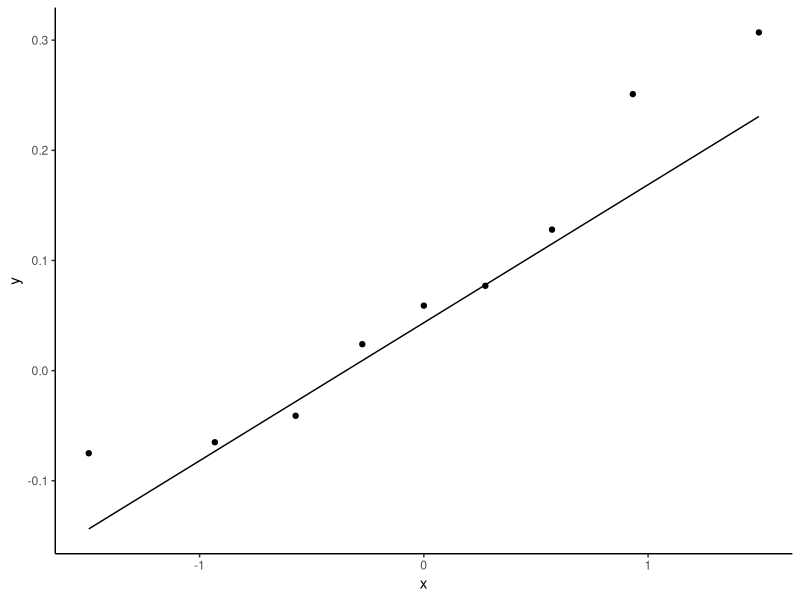
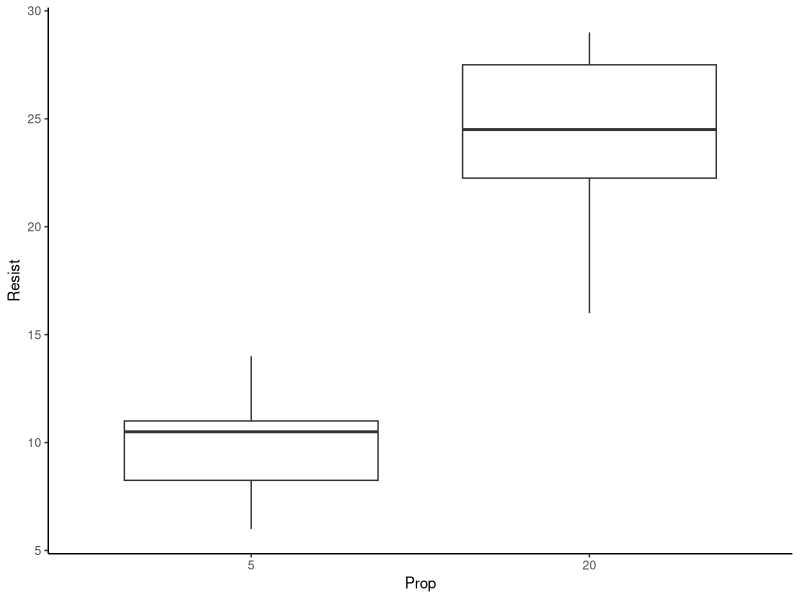

Reproduce these figures in R, in order.
#' ---
#' output:
#'   revealjs::revealjs_presentation:
#'     theme: simple
#'     slide_level: 2
#'     highlight: pygments
#'     center: false
#'     self_contained: true
#'     css: "../css/styles.css"
#'     reveal_options:
#'       slideNumber: true
#'       previewLinks: false
#'       transition: 0
#'       background_transition: 0
#' editor_options: 
#'   chunk_output_type: console
#' ---
#' 
## ----setup, include=FALSE------------------------------------------------
knitr::opts_chunk$set(echo = FALSE, dev="svg")

#' 
## ----include=FALSE-------------------------------------------------------
if(!require("tidyverse")) {
  install.packages("tidyverse", repos="https://cloud.r-project.org/",
         quiet=TRUE, type="binary")
  library("tidyverse")
}
if(!require("car")) {
  install.packages("car", repos="https://cloud.r-project.org/",
         quiet=TRUE, type="binary")
  library("car")
}
if(!require("kableExtra")) {
  install.packages("kableExtra", repos="https://cloud.r-project.org/",
         quiet=TRUE, type="binary")
  library("kableExtra")
}

#' 
#' ##
#' 
#' <img src="../images/IQSlogo.png" style="border-style:none;box-shadow:none;
#' position:absolute;margin:0;top:20px;left:20px;max-width:200px;height:auto;" />
#' 
#' <div style="font-size:1.5em;font-weight:700;margin-top:200px;">Control estadístico de procesos</div>
#' <div style="font-size:1.4em;font-weight:500;color:#333333;">Diseño de experimentos</div>
#' <div style="font-size:1.2em;margin-top:40px;color:#333333;">Jordi Cuadros, Lucinio González</div>
#' <div style="margin-top:80px;color:#333333;">Noviembre de 2018</div>
#' 
#' 
#' # Análisis y mejora del proceso
#' 
#' ## Pasos en la mejora del proceso
#' 
#' - Caracterización del problema de mejora
#'     - Identificación del problema o la variable de respuesta
#'     - *Root-cause analysis*, identificación de las posibles causas
#'     - Priorización de las posibles causas
#' - Investigación: Obtención de datos y toma de decisiones
#'     - Diseño de experimentos
#'         - Estudios de un factor
#'         - Diseños de múltiples factores
#'     - Experimentos *ex-post-facto*: Minería de datos y análisis correlacionales.
#' 
#' 
#' # Caracterización del problema de mejora
#' 
#' ## Identificación del problema o la variable de respuesta
#' 
#' - Todo proceso de mejora empieza identificando el objeto de esta mejora
#'     - Incidente
#'     - Valor de una característica del proceso o del producto
#'     - Petición de mejora
#'     - ...
#' - Para su análisis cuantitativo, esta variable tendrá que ser cuantificada de una forma u otra. Es conveniente por tanto, dotar la misma de una expresión numérica.
#' 
#' 
#' ## *Root-cause Analysis*
#' 
#' - Una vez identificada la respuesta objeto de estudio o mejora, debe analizarse qué variables/factores pueden estar influyendo en el valor de la misma.
#' - Para ello se usan distintas técnicas de tipo cualitativo que conforman lo que se conoce como RCA (*Root-cause analysis*). Todas ellas pretenden llegar a obtener un listado relativamente exhaustivo de aquello que pueda haber producido un determinado resultado o efecto o bien a la causa cuya eliminación permite evitar que pueda repetirse el problema.
#' 
#' ----
#' 
#' ### Técnicas para el RCA
#' 
#' - 5 Why's
#' - Diagrama de espina de pez, *Fishbone diagram* (or diagrama de Ishikawa)
#' - FMEA/FMECA (*Failure mode, effects and criticality analysis*)
#' 
#' 
#' ## 5 Why's
#' 
#' <iframe width="642" height="361" src="https://www.youtube.com/embed/JmrAkHafwHI" frameborder="0" allow="accelerometer; autoplay; encrypted-media; gyroscope; picture-in-picture" allowfullscreen></iframe>
#' 
#' <span class="bibref">https://www.youtube.com/watch?v=JmrAkHafwHI</span>
#' 
#' 
#' ## 5 Why's
#' 
#' - Establecer un equipo de trabajo.
#' - Preguntarse el porqué hasta encontrar causas actuables (últimas).
#' - Seguir varias causas si aparecen más de una.
#' - Identificar actuaciones a los distintos niveles. Distribuir esfuerzos y costes en los distintos níveles.
#' - **NUNCA** dejar como causas últimas errores individuales. Las causas siempre estan en los procesos.
#' 
#' ----
#' 
#' ### Referencias adicionales
#' 
#' - https://www.adb.org/sites/default/files/publication/27641/five-whys-technique.pdf 
#' - https://www.mindtools.com/pages/article/newTMC_5W.htm
#' - https://www.bulsuk.com/2009/03/5-why-finding-root-causes.html 
#' - https://open.buffer.com/5-whys-process/
#' - https://www.youtube.com/watch?v=51aKj3MYBvs
#' 
#' 
#' ## Diagrama de espina de pez
#' 
#' <iframe width="642" height="361" src="https://www.youtube.com/embed/RkPBiAUGo-M" frameborder="0" allow="accelerometer; autoplay; encrypted-media; gyroscope; picture-in-picture" allowfullscreen></iframe>
#' 
#' <span class="bibref">https://www.youtube.com/watch?v=RkPBiAUGo-M</span>
#' 
#' 
#' ## Diagrama de espina de pez
#' 
#' ![](im001.png) 
#' 
#' <span class="bibref">https://sites.ualberta.ca/~yreshef/orga432/fishbone.html</span>
#' 
#' 
#' 
#' ### Referencias adicionales
#' 
#' - https://www.isixsigma.com/tools-templates/cause-effect/cause-and-effect-aka-fishbone-diagram/
#' - http://asq.org/learn-about-quality/cause-analysis-tools/overview/fishbone.html 
#' - https://sixsigmastudyguide.com/six-ms-6ms-or-5ms-and-one-p-5m1p/
#' - https://www.youtube.com/watch?v=ZS8Re23Z_4k
#' 
#' 
#' ## Priorización de causas o *Criticality analysis*
#' 
#' Estrategias como el diagrama de espina de pez generan un número generalmente importante de posibles causas ante un fenómeno. Es necesario a continuación priorizar de forma reflexiva su estudio y/o resolución.
#' 
#' Existen distintas estrategias de priorización:
#' 
#' - Frecuencia
#' - Matriz de causas y efectos, http://www.six-sigma-material.com/Correlation-Matrix.html
#' - FMEA / FMECA (*Failure Mode, Effects and Criticality Analysis*), http://www.six-sigma-material.com/FMEA.html 
#'     - SEVERITY · OCCURRENCE · DETECTION = RPN
#' 
#' ----
#' 
#' ![](im002.png) 
#' 
#' <span class="bibref">MIL-STD-882E. System Safety.</span>
#' 
#' ----
#' 
#' ![](im003.png) 
#' 
#' <span class="bibref">MIL-STD-882E. System Safety.</span>
#' 
#' ----
#' 
#' ![](im004.png) 
#' 
#' <span class="bibref">MIL-STD-882E. System Safety.</span>
#' 
#' 
#' # Investigación
#' 
#' ## Necesidad de investigar
#' 
#' Una vez identificadas las causas potenciales de un determinado suceso o efecto a menudo es necesario recopilar más datos o más información para...
#' 
#' - Determinar si una causa potencial tiene efecto real en el resultado
#' - Establecer la importancia relativa de distintos factores
#' - Determinar valores óptimos de cada factor
#' - ...
#' 
#' Ello implica investigar.
#' 
#' 
#' ## Tipos de investigación
#' 
#' En este curso se discutirán
#' 
#' - Investigación experimental: Diseño de experimentos
#' - Investigación *ex-post-facto*: Análisis correlacional
#' 
#' 
#' # Investigación experimental: Diseño de experimentos
#' 
#' ## Objetivos en un diseño experimental
#' 
#' - MAXIMIZAR el efecto
#'     - MAXIMIZAR la variabilidad de la variable independiente
#' - MINIMIZAR el error de medida
#'     - Detallar el proceso de determinación de la variable dependiente
#'     - Usar instrumentos fiables
#'     - Tamaño de muestra grande
#'     - Homogeneidad de las muestras
#' - CONTROLAR las variables intervinientes
#'     - CONSTANCIA
#'     - ALEATORIZACIÓN
#'     - BLOQUEO
#'     - TRATAMIENTO ESTADÍSTICO
#' 
#' 
#' ## Proceso de un diseño experimental
#' 
#' - Identificar las variables experimentales
#' - Establecer los niveles de las variables
#' - Establecer el proceso experimental
#' - Establecer la hipótesis experimental y las hipótesis estadísticas
#' - Recoger datos
#' - Ejecutar la prueba estadística más adecuada 
#' - Concluir
#' 
#' 
#' ## Identificar las variables experimentales
#' 
#' - Pasos previos
#'     - Identificada la variable o función respuesta
#'     - Identificados los posibles factores
#'     - Priorizados los más importantes
#' 
#' - De los factores priorizados
#'     - ¿Cuáles pueden ser controlados y van a ser incluidos en el diseño experimental?
#'     - ¿Cuáles pueden ser constantes?
#'     - ¿Cuáles pueden ser aleatorizados?
#'     - ¿Cuáles pueden bloquearse?
#' 
#' 
#' ## Establecer los niveles de las variables
#' 
#' - Se denominan niveles los distintos valores de la variables experimental que van a ser incluidos en el experimento. Se suelen tratar como variable discreta (factor).
#' 
#' - Debe considerarse:
#'     - El rango de validez del factor
#'     - El número de niveles a usar (habitualmente 2 a no ser que haya sospechas de no-linealidad)
#'     - El coste; da más información la realización secuencial de experimentos que la realización de un experimento con más niveles.
#' 
#' ----
#' 
#' - Si la variable es cualitativa, se usan los valores habituales (más comunes) de la variable.
#' - Si la variable es cuantitativa,
#'     - Se suele establecer niveles equiespaciados (si son más de 2) y suficientemente separados en el dominio de validez del factor (MAX),
#'     - Es habitual evitar los extremos para minimizar el riesgo de estar fuera del dominio experimental.
#' 
#' 
#' ## Establecer el proceso experimental
#' 
#' - El número de variables experimentales y bloqueadas (y el número de experiencias que es posible realizar) establecerá el tipo de diseño experimental a usar
#' - Veremos en esta sesión y en las siguientes:
#'     - Diseños de un factor
#'     - Diseños factoriales completos de varios factores
#'     - Diseños factoriales fraccionados y saturados
#' 
#' 
#' ## Establecer las hipótesis y ejecutar la prueba estadística más adecuada
#' 
#' - Para resolver el experimento, debe concretarse una hipótesis experimental.
#' - Esta hipótesis experimental se traduce a dos hipótesis estadísticas:
#'     - la hipótesis nula, y
#'     - la hipótesis alternativa.
#' - El diseño usado, las hipótesis estadísticas y la naturaleza de los datos, permiten establecer una prueba estadística adecuada.
#' - Se comprueban los supuestos de la prueba y se lleva a cabo la misma (si los supuestos se cumplen) .
#' 
#' 
#' ## Diseños de un factor
#' 
#' - Criterios generales
#'     - Con repetición
#'     - Balanceados
#'     - Completamente aleatorizados (orden aleatorio de los experimentos)
#' - Diseños de un factor
#'     - Dos niveles con datos apareados
#'     - Dos niveles con muestras independientes
#'     - Más de dos niveles
#' 
#' 
#' ## Diseño de un factor con dos niveles - datos apareados
#' 
#' Corresponde a aquella situación en la que cada observación puede hacerse para los dos niveles del factor manteniéndose constantes todas las variables que corresponden al individuo evaluado. Ello permite reducir la variabilidad experimental.
#' 
#' ----
#' 
#' El análisis de este diseño se realiza en dos pasos:
#' 
#' 1. Estudio de la normalidad de las diferencias
#'     - Prueba de Shapiro-Wilk,  ```shapiro.test(...)```
#'     - Gráfico QQ,  ```ggplot(... aes(sample=...)) + geom_qq(...)```
#' 2. Inferencia sobre la media (o la mediana) de la distribución de las diferencias
#'     - Prueba t (para variables normalmente distribuidas),  ```t.test(...)```
#'     - Prueba de Wilcoxon,  ```wilcox.test(...)```
#' 
#' 
#' ## Ejemplo
#' 
#' En el control de calidad de una industria de fabricación de jácenas, se ha decidido comparar dos métodos para determinar la resistencia a la cizalla de las bigas producidas. 
#' 
#' De acuerdo con los datos que figuran en el fichero 'vigas.txt', determina si ambos métodos de determinación pueden considerarse equivalentes.
#' 
#' ----
#' 
## ---- echo = FALSE, results = 'asis'-------------------------------------
datos <- read.table("vigas.txt", header=TRUE, dec=".", sep=";")
kable_styling(kable(datos), font_size=28)

#' 
#' ----
#' 
## ---- echo = TRUE--------------------------------------------------------
datos$Dif <- datos$Metodo1 - datos$Metodo2
shapiro.test(datos$Dif)

#' 
## ---- eval=FALSE, echo = TRUE--------------------------------------------
## ggplot(datos, aes(sample=Dif)) +
##   geom_qq() + geom_qq_line() + theme_classic()

#' 
#' ----
#' 
## ---- echo = FALSE-------------------------------------------------------
ggplot(datos, aes(sample=Dif)) +
  geom_qq() + geom_qq_line() + theme_classic()

#' 
#' ----
#' 
## ---- echo = TRUE--------------------------------------------------------
t.test(datos$Dif)

#' 
#' ----
#' 
## ---- echo = TRUE--------------------------------------------------------
wilcox.test(datos$Dif)

#' 
#' 
#' ## Diseño de un factor con dos niveles - datos independientes
#' 
#' Corresponde a aquella situación en que las observaciones para un nivel no tienen relación con las observaciones para el segundo nivel.
#' 
#' En este caso, es frecuente querer comparar los valores centrales o/y las variabilidades correspondientes a ambos niveles de la variable independiente.
#' 
#' ----
#' 
#' El análisis para la comparación de los valores centrales se realiza en dos pasos:
#' 
#' 1. Estudio de la normalidad para cada nivel
#'     - Prueba de Shapiro-Wilk,  ```shapiro.test(...)```
#'     - Gráfico QQ,  ```ggplot(... aes(sample=...)) + geom_qq(...)```
#' 2. Inferencia sobre las medias (o las medianas) de los niveles
#'     - Prueba t de Welch (para variables normalmente distribuidas),  ```t.test(...)```
#'     - Prueba de Mann-Whitney (o de Wilcoxon),  ```wilcox.test(...)```
#' 
#' ----
#' 
#' Para la comparación de las variabilidades se procede del modo siguiente:
#' 
#' 1. Estudio de la normalidad para cada nivel
#'     - Prueba de Shapiro-Wilk,  ```shapiro.test(...)```
#'     - Gráfico QQ,  ```ggplot(... aes(sample=...)) + geom_qq(...)```
#' 2. Inferencia sobre las varianzas de los resultados de ambos niveles
#'     - Prueba F (para variables normalmente distribuidas),  ```var.test(...)```
#'     - Prueba de Levene (o de Brown–Forsythe),  ```car::leveneTest(...)```
#' 
#' 
#' ## Ejemplo
#' 
#' En una papelera, se ha decidido modificar la composición de las fibras usadas para la fabricación del papel para valorar si una mayor proporción de fibras de eucalipto, da lugar a un papel con mejores propiedades mecánicas (y menor variabilidad en las mismas).
#' 
#' Los resultados de la resistencia a la tracción para distintas producciones (en psi) se muestran en el fichero 'papel.txt'.
#' 
#' ¿Qué conclusiones puedes sacar de los mismos?
#' 
#' ----
#' 
#' <style>
#' .container{
#'     display: flex;
#' }
#' .col{
#'     flex: 1;
#' }
#' </style>
#' 
#' <div class="container">
#' 
#' <div class="col">
#' 
## ---- echo = FALSE, results = 'asis'-------------------------------------
datos <- read.table("papel.txt", sep="\t", header=TRUE)
datos$Prop <- factor(datos$Prop)
kable_styling(kable(datos[1:11,],row.names=FALSE), font_size=28)

#' 
#' </div>
#' <div class="col">
#' 
## ---- echo = FALSE, results = 'asis'-------------------------------------
kable_styling(kable(datos[12:22,],row.names=FALSE), font_size=28)

#' 
#' </div>
#' </div>
#' 
#' ----
#' 
## ---- eval = FALSE, echo = TRUE------------------------------------------
## datos <- read.table("papel.txt", sep="\t", header=TRUE)
## datos$Prop <- factor(datos$Prop)
## ggplot(datos, aes(x=Prop,y=Resist)) +
##   geom_boxplot() +
##   theme_classic()

#' 
#' ----
#' 
## ---- echo = FALSE-------------------------------------------------------
ggplot(datos, aes(x=Prop,y=Resist)) +
  geom_boxplot() +
  theme_classic()

#' 
#' ----
#' 
## ---- echo = TRUE--------------------------------------------------------
by(datos$Resist,datos$Prop,shapiro.test)

#' 
#' ----
#' 
## ---- echo = TRUE--------------------------------------------------------
t.test(datos$Resist ~ datos$Prop,
       alternative = "less")

#' 
#' ----
#' 
## ---- echo = TRUE--------------------------------------------------------
var.test(datos$Resist ~ datos$Prop,
       alternative = "greater")

#' 
#' ----
#' 
#' ### Conclusiones
#' 
#' Un mayor proporción de fibras de eucalipto parece dar lugar a un papel más resistente.
#' La variabilidad del proceso, respecto a esta propiedad, no parece disminuir.
#' 
#' 
#' ## Diseño de un factor con más de dos niveles
#' 
#' Corresponde a aquella situación en que se desea establecer si más de dos valores de la variable independiente llevan a resultados equivalentes.
#' 
#' Estos resultados pueden ser equivalentes en cuanto a sus valores centrales o/y  sus variabilidades.
#' 
#' ----
#' 
#' El análisis para la comparación de los valores centrales se realiza en dos pasos:
#' 
#' 1. Estudio de la normalidad para cada nivel
#'     - Prueba de Shapiro-Wilk,  ```shapiro.test(...)```
#'     - Gráfico QQ,  ```ggplot(... aes(sample=...)) + geom_qq(...)```
#' 
#' Esta prueba se puede substituir por una prueba de normalidad de los residuales *a posteriori*.
#'   
#' ----
#'   
#' 2. Inferencia sobre las medias (o las medianas) de los niveles
#'     - Anova de Welch (para variables normalmente distribuidas),  ```oneway.test(...)```
#'     - Prueba de Kruskal-Wallis,   ```kruskal.test(...)```
#' 
#' ----
#' 
#' Para la comparación de las variabilidades se procede del modo siguiente:
#' 
#' 1. Estudio de la normalidad para cada nivel
#'     - Prueba de Shapiro-Wilk,  ```shapiro.test(...)```
#'     - Gráfico QQ, ```ggplot(... aes(sample=...)) + geom_qq(...)```
#' 2. Inferencia sobre las varianzas de los resultados de ambos niveles
#'     - Prueba de Bartlett (para variables normalmente distribuidas),  ```bartlett.test(...)```
#'     - Prueba de Levene (o de Brown–Forsythe),  ```car::leveneTest(...)```
#' 
#' 
#' ## Ejemplo
#' 
#' En la empresa donde estás haciendo las prácticas, estan evaluando la posibilidad de cambiar el proveedor de los pernos que usáis en el proceso de fabricación.
#' 
#' Han recibido ofertas de tres proveedores y entre las distintas consideraciones a tener en cuenta está la resistencia a la tracción de los mismos. Hechos los experimentos pertinentes para muestras aleatorias de 12 pernos de cada proveedor, fichero 'pernos.txt', ¿se puede afirmar que tienen la misma resistencia a la tracción (en MN m<sup>-2</sup>)? ¿y la misma variabilidad en esta propiedad?
#' 
#' 
#' <!-- # Investigación *ex-post-facto*: Análisis correlacional -->
#' 
#' 
#' # Referencias
#' 
#' ##
#' 
#' - MIL-STD-1629A. Procedures for performing a failure mode, effects and criticality analysis . http://www.barringer1.com/mil_files/MIL-STD-1629RevA.pdf
#' - IEC 60812. Analysis techniques for system reliability – Procedure for failure mode and effects analysis (FMEA)
#' - MIL-STD-882E. System Safety.
#' https://www.system-safety.org/Documents/MIL-STD-882E.pdf
#' -  ARP9136. Aerospace Series - Root Cause Analysis and Problem Solving (9S Methodology)
#' 
#' 
